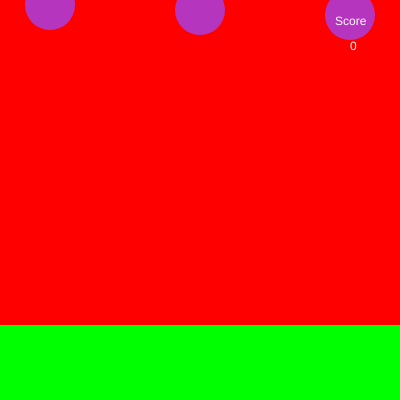
Frame 1 (no input)
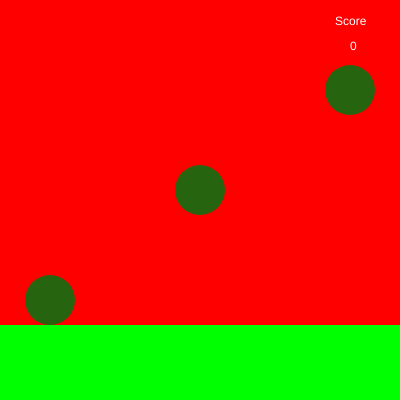
Frame 60 (no input)
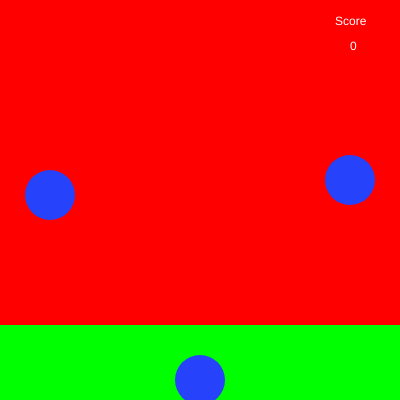
Frame 120 (the mouse pressed at the canvas centre since frame 60)

The p5.js sketch that drew these frames (run headless with seeded random() and noise() and a simulated clock; from frame 60 on, the mouse is pressed at the canvas centre):

// p5.js sketch
// ── sketch.js
var ball=0
var ball2=0
var ball3=0
var score=0
function setup() {
  createCanvas(400, 400)
}

function draw() {
  noStroke()
  background(255,0,0)
  fill(0,255,0)
  rect(0,325,400,100)
  fill(random(0,255),random(0,255),random(0,255))
  ball=ball+5
  ball2=ball2+10
  ball3=ball3+15
  ellipse(50,0+ball,50)
  ellipse(200,0+ball2,50)
  ellipse(350,0+ball3,50)
  if (ball>400){ball=0}
  if (ball2>400){ball2=0}
  if (ball3>400){ball3=0}
  fill(255)
  text('Score',335,25)
  text(score,350,50)
}
function keyPressed (){
  if (key=='a'&& ball>325){score=score+25}
  if (key=='a'&& ball<325){score=score-25}
  if (key=='s'&& ball2>325){score=score+50}
  if (key=='s'&& ball2<325){score=score-25}
  if (key=='d'&& ball3>325){score=score+100}
  if (key=='d'&& ball3<325){score=score-25}
  if (key=='/'){score=score*100000000000000000000000000000000000000000000000000000000000000000000000000000000000000000000000000000000}
}
